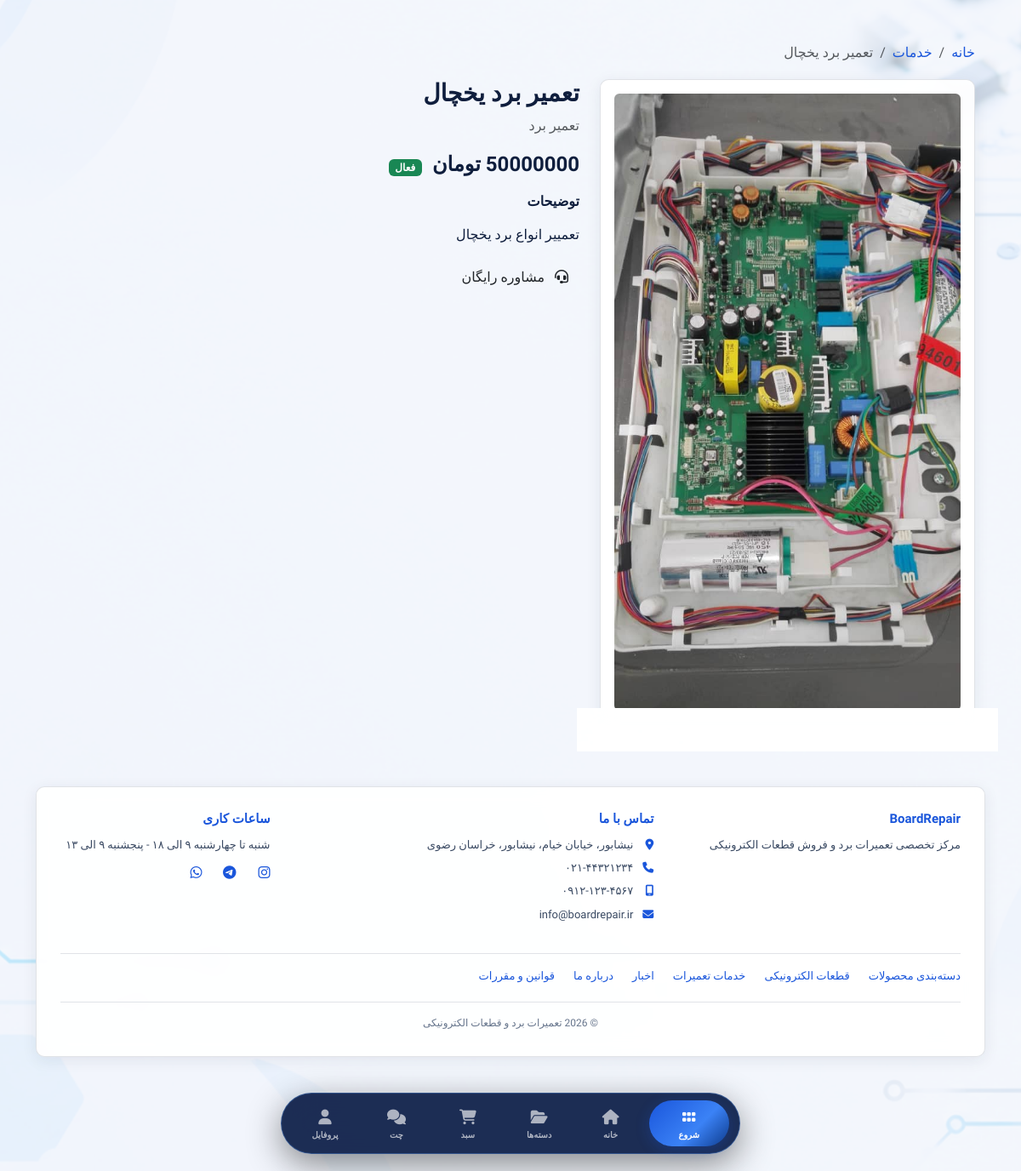
The page /service/1/ on the database its author committed.
### shop/models.py (models this page shows, shortened)
class RepairService(models.Model):
    SERVICE_TYPES = [
        ('board_repair', 'تعمیر برد'),
        ('motherboard_repair', 'تعمیر مادربرد'),
        ('laptop_repair', 'تعمیر لپ‌تاپ'),
        ('phone_repair', 'تعمیر موبایل'),
        ('psu_repair', 'تعمیر منبع تغذیه'),
        ('diagnostic', 'عیب‌یابی'),
        ('soldering', 'سولدینگ'),
        ('reballing', 'ریبالتینگ'),
        ('other', 'سایر'),
    ]
    name = models.CharField(max_length=200, verbose_name="نام خدمت")
    service_type = models.CharField(max_length=20, choices=SERVICE_TYPES, verbose_name="نوع خدمت")
    description = models.TextField(verbose_name="توضیحات")
    price = models.DecimalField(max_digits=10, decimal_places=0, verbose_name="قیمت", default=0)
    image = models.ImageField(upload_to='services/', verbose_name="تصویر", blank=True, null=True)
    is_active = models.BooleanField(default=True, verbose_name="فعال")
    created_at = models.DateTimeField(auto_now_add=True)
    updated_at = models.DateTimeField(auto_now=True)
    class Meta:
        verbose_name = "خدمت تعمیرات"
        verbose_name_plural = "خدمات تعمیرات"

class SiteSettings(models.Model):
    COLOR_THEMES = [
        ('blue-gold', 'آبی و طلایی'),
        ('blue-blue', 'آبی و آبی'),
        ('black-blue', 'مشکی و آبی'),
        ('black-gold', 'مشکی و طلایی'),
    ]
    site_name = models.CharField(max_length=100, default="تعمیرات برد و قطعات الکترونیکی", verbose_name="نام سایت")
    site_description = models.TextField(blank=True, verbose_name="توضیحات سایت")
    logo_text = models.CharField(max_length=50, default="BoardRepair", verbose_name="متن لوگو")
    color_theme = models.CharField(max_length=20, choices=COLOR_THEMES, default='blue-gold', verbose_name="تم رنگی سایت")
    background_image = models.ImageField(upload_to='backgrounds/', blank=True, null=True, verbose_name="عکس پس‌زمینه")
    background_overlay_opacity = models.PositiveIntegerField(default=70, verbose_name="درصد تیرگی روی عکس (0-100)")
    background_fixed = models.BooleanField(default=True, verbose_name="ثابت بودن پس‌زمینه")
    address_line1 = models.CharField(max_length=200, default="تهران، خیابان اصلی", verbose_name="آدرس خط ۱")
    address_line2 = models.CharField(max_length=200, blank=True, verbose_name="آدرس خط ۲")
    address_city = models.CharField(max_length=100, default="تهران", verbose_name="شهر")
    address_state = models.CharField(max_length=100, default="تهران", verbose_name="استان")
    address_postal_code = models.CharField(max_length=20, blank=True, verbose_name="کد پستی")
    phone1 = models.CharField(max_length=20, default="۰۲۱-۴۴۳۲۱۲۳۴", verbose_name="تلفن ۱")
    phone2 = models.CharField(max_length=20, blank=True, verbose_name="تلفن ۲")
    mobile = models.CharField(max_length=20, default="۰۹۱۲-۱۲۳-۴۵۶۷", verbose_name="موبایل")
    email = models.EmailField(default="info@boardrepair.ir", verbose_name="ایمیل")
    instagram = models.CharField(max_length=100, blank=True, default="boardrepair", verbose_name="اینستاگرام")
    telegram = models.CharField(max_length=100, blank=True, default="boardrepair", verbose_name="تلگرام")
    whatsapp = models.CharField(max_length=100, blank=True, default="989121234567", verbose_name="واتساپ")
    working_hours = models.CharField(max_length=200, default="شنبه تا چهارشنبه ۹ الی ۱۸ - پنجشنبه ۹ الی ۱۳", verbose_name="ساعات کاری")
    min_amount_for_shaba = models.PositiveIntegerField(
        default=5000000,
        verbose_name="حداقل مبلغ برای شماره شبا (تومان)"
    )
    card_number = models.CharField(max_length=30, default="6037-9972-4418-1732", verbose_name="شماره کارت")
    card_holder_name = models.CharField(max_length=100, default="مدیر فروشگاه", verbose_name="نام صاحب کارت")
    shaba_number = models.CharField(max_length=30, default="IR123456789012345678901234", verbose_name="شماره شبا")
    bank_name = models.CharField(max_length=100, default="بانک ملی", verbose_name="نام بانک")
    updated_at = models.DateTimeField(auto_now=True)
    class Meta:
        verbose_name = "تنظیمات سایت"
        verbose_name_plural = "تنظیمات سایت"
    def get_full_address(self):
        address = self.address_line1
        if self.address_line2:
            address += f"، {self.address_line2}"
        address += f"، {self.address_city}، {self.address_state}"
        return address

### shop/views.py (the view)
# urls.py: path('service/<int:id>/', views.service_detail, name='service_detail'),
def service_detail(request, id):
    service = get_object_or_404(RepairService, id=id, is_active=True)
    return render(request, 'shop/service_detail.html', {'service': service})

### shop/context_processors.py (called while the page is built)
def site_settings(request):
    try:
        settings = SiteSettings.objects.first()
        if not settings:
            settings = SiteSettings.objects.create()
    except:
        settings = None
    return {
        'site_settings': settings,
    }

### shop/views.py (called while the page is built)
def admin_access_middleware(get_response):
    def middleware(request):
        if request.path.startswith('/admin/') and not request.user.is_superuser:
            if is_admin_locked():
                return render(request, 'shop/admin_locked.html', status=403)
        return get_response(request)
    return middleware

### shop/templates/shop/service_detail.html (shortened to what this page needs)
{% extends 'shop/base.html' %}
{% block content %}
<div class="container py-4">
    <nav aria-label="breadcrumb">
        <ol class="breadcrumb">
            <li class="breadcrumb-item"><a href="{% url 'shop:home' %}">خانه</a></li>
            <li class="breadcrumb-item"><a href="{% url 'shop:repair_services' %}">خدمات</a></li>
            <li class="breadcrumb-item active">{{ service.name }}</li>
        </ol>
    </nav>
    <div class="row g-4">
        <div class="col-md-5">
            <div class="card-custom p-3">
                {% if service.image %}
                    <img src="{{ service.image.url }}" alt="{{ service.name }}" class="img-fluid rounded" style="width: 100%;">
                {% else %}
                    <div class="bg-light rounded d-flex align-items-center justify-content-center" style="height: 350px;">
                        <i class="fas fa-tools fa-5x" style="color: var(--primary-blue-light);"></i>
                    </div>
                {% endif %}
            </div>
        </div>
        <div class="col-md-7">
            <h3 class="fw-bold">{{ service.name }}</h3>
            <p class="text-muted">{{ service.get_service_type_display }}</p>
            <div class="my-3">
                <span class="h4 fw-bold text-primary" style="color: var(--primary-blue) !important;">{{ service.price|floatformat:0 }} تومان</span>
                <span class="badge bg-success ms-2">فعال</span>
            </div>
            <h6 class="fw-bold">توضیحات</h6>
            <p class="text-muted">{{ service.description|linebreaks }}</p>
            <a href="{% url 'shop:chat' %}" class="btn btn-primary-custom">
                <i class="fas fa-headset me-2"></i> مشاوره رایگان
            </a>
        </div>
    </div>
</div>
{% endblock %}

### shop/templates/shop/base.html (shortened to what this page needs)
{% load static %}
<!DOCTYPE html>
<html lang="fa" dir="rtl" data-theme="{{ site_settings.color_theme|default:'blue-gold' }}">
<head>
    <link rel="stylesheet" href="https://cdnjs.cloudflare.com/ajax/libs/font-awesome/6.5.1/css/all.min.css">
    <link rel="stylesheet" href="https://cdn.jsdelivr.net/npm/bootstrap@5.3.3/dist/css/bootstrap.rtl.min.css">
</head>
<body>
    <div class="site-bg"></div>
    <div class="site-bg-overlay"></div>
    <main class="py-4" id="main-content">
        <div class="container">
            {% block content %}{% endblock %}
            {% if site_settings %}
            <footer class="site-footer card-custom" itemscope itemtype="https://schema.org/WPFooter">
                <div class="row g-4">
                    <div class="col-md-4">
                        <h6>{{ site_settings.logo_text }}</h6>
                        <p>{{ site_settings.site_description|default:"مرکز تخصصی تعمیرات برد و فروش قطعات الکترونیکی" }}</p>
                    </div>
                    <div class="col-md-5">
                        <h6>تماس با ما</h6>
                        <ul>
                            <li><i class="fas fa-location-dot"></i>{{ site_settings.get_full_address }}</li>
                            <li><i class="fas fa-phone"></i>{{ site_settings.phone1 }}{% if site_settings.phone2 %} - {{ site_settings.phone2 }}{% endif %}</li>
                            <li><i class="fas fa-mobile-screen"></i>{{ site_settings.mobile }}</li>
                            <li><i class="fas fa-envelope"></i>{{ site_settings.email }}</li>
                        </ul>
                    </div>
                    <div class="col-md-3">
                        <h6>ساعات کاری</h6>
                        <p>{{ site_settings.working_hours }}</p>
                        <div class="d-flex gap-3 mt-2">
                            {% if site_settings.instagram %}<a href="https://instagram.com/{{ site_settings.instagram }}" target="_blank" rel="noopener" aria-label="اینستاگرام"><i class="fab fa-instagram"></i></a>{% endif %}
                            {% if site_settings.telegram %}<a href="https://t.me/{{ site_settings.telegram }}" target="_blank" rel="noopener" aria-label="تلگرام"><i class="fab fa-telegram"></i></a>{% endif %}
                            {% if site_settings.whatsapp %}<a href="https://wa.me/{{ site_settings.whatsapp }}" target="_blank" rel="noopener" aria-label="واتساپ"><i class="fab fa-whatsapp"></i></a>{% endif %}
                        </div>
                    </div>
                </div>
                <nav class="footer-links" aria-label="پیوندهای مهم">
                    <a href="{% url 'shop:category_list' %}">دسته‌بندی محصولات</a>
                    <a href="{% url 'shop:component_list' %}">قطعات الکترونیکی</a>
                    <a href="{% url 'shop:repair_services' %}">خدمات تعمیرات</a>
                    <a href="{% url 'shop:news_list' %}">اخبار</a>
                    <a href="{% url 'shop:about' %}">درباره ما</a>
                    <a href="{% url 'shop:terms' %}">قوانین و مقررات</a>
                </nav>
                <div class="footer-bottom">© {% now "Y" %} {{ site_settings.site_name }}</div>
            </footer>
            {% endif %}
        </div>
    </main>
    <div class="bottom-dock">
        <nav class="dock-container" aria-label="ناوبری اصلی">
            <button class="dock-start-btn" onclick="toggleStartMenu()" id="startBtn" aria-label="منوی شروع">
                <i class="fas fa-grip"></i><span>شروع</span>
            </button>
            <a href="{% url 'shop:home' %}" class="dock-item {% if request.path == '/' %}active{% endif %}" aria-label="خانه">
                <i class="fas fa-house"></i><span>خانه</span>
            </a>
            <a href="{% url 'shop:category_list' %}" class="dock-item" aria-label="دسته‌ها">
                <i class="fas fa-folder-open"></i><span>دسته‌ها</span>
            </a>
            <a href="{% url 'shop:cart' %}" class="dock-item" aria-label="سبد خرید">
                <i class="fas fa-cart-shopping"></i><span>سبد</span>
            </a>
            <a href="{% url 'shop:chat' %}" class="dock-item" aria-label="چت پشتیبانی">
                <i class="fas fa-comments"></i><span>چت</span>
            </a>
            <a href="{% url 'shop:profile' %}" class="dock-item" aria-label="پروفایل">
                <i class="fas fa-user"></i><span>پروفایل</span>
            </a>
        </nav>
    </div>
</body>
</html>

### rows shown on the page
RepairService: name "تعمیر برد یخچال", image (picture), service_type "تعمیر برد", price "50000000", description "تعمییر انواع برد یخچال"
SiteSettings: logo_text "BoardRepair", site_description "مرکز تخصصی تعمیرات برد و فروش قطعات الکترونیکی", get_full_address "نیشابور، خیابان خیام، نیشابور، خراسان رضوی", phone1 "۰۲۱-۴۴۳۲۱۲۳۴", mobile "۰۹۱۲-۱۲۳-۴۵۶۷", email "info@boardrepair.ir", working_hours "شنبه تا چهارشنبه ۹ الی ۱۸ - پنجشنبه ۹ الی ۱۳", site_name "تعمیرات برد و قطعات الکترونیکی"
